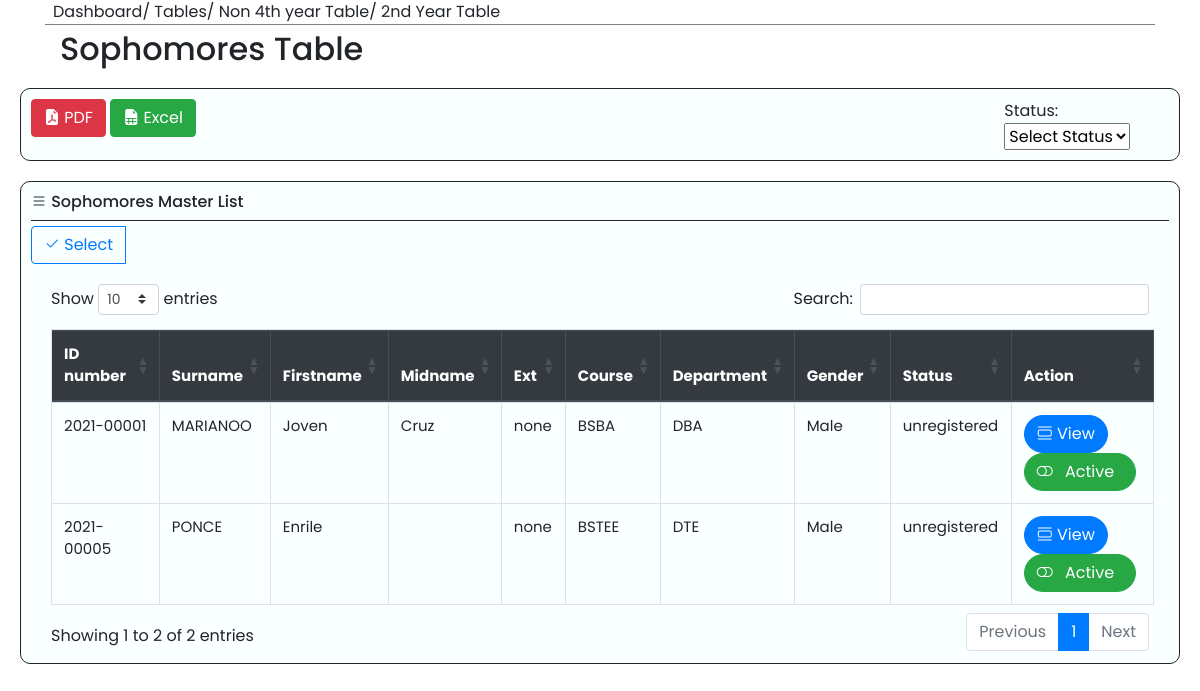
/user/table_yr.php?y_lvl=2 (signed in), run on the app's committed database.
### tables this page shows
CREATE TABLE `student_info` (
  `id` int(11) NOT NULL,
  `id_number` varchar(50) NOT NULL,
  `surname` varchar(200) NOT NULL,
  `firstname` varchar(200) NOT NULL,
  `midname` varchar(200) NOT NULL,
  `ext` varchar(50) NOT NULL,
  `contact_number` varchar(100) NOT NULL,
  `house_num` varchar(255) NOT NULL,
  `st_purok` varchar(255) NOT NULL,
  `brgy` varchar(255) NOT NULL,
  `city` varchar(255) NOT NULL,
  `birthday` date NOT NULL,
  `place_of_birth` varchar(255) NOT NULL,
  `gender` varchar(100) NOT NULL,
  `working` varchar(100) NOT NULL
);

CREATE TABLE `courses` (
  `id` int(11) NOT NULL,
  `dept_id` int(11) NOT NULL,
  `course_abb` varchar(50) NOT NULL,
  `course_name` varchar(255) NOT NULL
);

CREATE TABLE `program_dept` (
  `dept_id` int(11) NOT NULL,
  `department_name` varchar(255) NOT NULL,
  `dept_code` varchar(50) NOT NULL,
  `dept_head` varchar(255) NOT NULL
);

CREATE TABLE `student_data` (
  `id` int(11) NOT NULL,
  `id_number` varchar(50) NOT NULL,
  `year_lvl` varchar(50) NOT NULL,
  `course` varchar(100) NOT NULL,
  `program_dept` varchar(255) NOT NULL,
  `status` varchar(100) NOT NULL DEFAULT '0',
  `graduating` int(11) NOT NULL DEFAULT 0,
  `gradReason` varchar(255) NOT NULL,
  `archive` int(11) NOT NULL DEFAULT 0,
  `reg-date` timestamp NOT NULL DEFAULT current_timestamp() ON UPDATE current_timestamp(),
  `archive_year` varchar(10) NOT NULL,
  `reason` varchar(255) NOT NULL
);

### user/table_yr.php (the view, shortened to what this page needs)
<?php
include 'header.php';
?>
<?php
require 'dbcon.php';
?>
<?php
$i = 0;
if($_GET['y_lvl'] == 1){
  $head = 'Freshmens';
  $history = '1st Year';
}else if($_GET['y_lvl'] == 2){
  $head = 'Sophomores';
  $history = '2nd Year';
}else if($_GET['y_lvl'] == 3){
  $head = 'Juniors';
  $history = '3rd Year';
}else if($_GET['y_lvl'] == 4){
  $head = 'Seniors';
  $history = '4th Year';
}
$reg = '';
$reglink = '';
?>
<div class="container" >
  <div style="border-bottom: 1px solid grey; margin-bottom: 5px;" >
    <?php if($_GET['y_lvl'] != 4){ ?>
    <span class="p-2">Dashboard/ Tables/ Non 4th year Table/ <?=$history?> Table</span>
  <?php }else{ ?>
     <span class="p-2">Dashboard/ Tables/ <?=$history?> Table</span>
  <?php } ?>
  </div>
</div>
<div class="container">
    <div  class="col-md-12">
      <h2><?=$head?> Table</h2>
    </div>
</div>
<div style="border:1px solid; margin:20px; padding:10px; border-radius:10px; background-color:    hsl(180, 100%, 99%);" class="">
<div class="row">
    <div class="col-md-10">
      <a id='pdfBtn'  class="btn btn-danger"  data-toggle='modal' data-target='#pdfmodal'><i class="bi bi-file-earmark-pdf-fill"></i> PDF</a>
      <a id='excelBtn' href="excel_table_gen.php?y_lvl=<?=$_GET['y_lvl']?><?=$reglink?>" class="btn btn-success"><i class="bi bi-file-earmark-spreadsheet-fill"></i> Excel</a>
    </div>
    <div class="col-md-2">
      <span>Status: </span>
    <form id="submit_reg" action="table_yrRegistered.php" method='POST'>
      <select id="reg" name="reg">
        <option selected='' disabled=''><?php if(isset($_GET['reg'])){ echo ucfirst($_GET['reg']); }else echo 'Select Status';?></option>
      </select>
    </form>
    </div>
</div>
</div>
<div style="border:1px solid; margin:20px; padding:10px; border-radius:10px; background-color:    hsl(180, 100%, 99%);">
  <div style="border-bottom: 1px solid; margin-bottom: 5px">
      <h6><i class="bi bi-list"></i> <?=$head?> Master List</h6>
  </div>
  <div class="btn-group" id="btn-table">
    <button id="btn" class="btn btn-outline-primary"><i class="bi bi-check2"></i> Select</button>
  </div>
  <div class='' style="margin-right: 20px; margin-left: 20px; padding-top: 20px;">
    <form id="select" action="selected_st.php?y_lvl=<?=$_GET['y_lvl']?>" method="POST" target="_blank">
      <input type="hidden" name="grad" value="Graduating Student's Masterlist">
      <table style="font-size: 15px;" class=" table table-hover table-bordered horizontal-scrollable"  id="table">
        <?php
          $query = "SELECT `student_info`.`id` AS id, `student_info`.`id_number` AS id_number, `student_info`.`surname` AS surname, `student_info` .`firstname` AS firstname,`student_info`.`midname` AS midname, `student_info`.`ext` AS ext, `student_data`.`year_lvl` AS year_lvl, `courses`.`course_abb` AS course_abb, `program_dept`.dept_code AS dept_code, `student_info`.`gender` AS gender, `student_data`.`status` AS status, `email_accounts`.`active` AS active  FROM `student_info` LEFT JOIN student_data ON `student_info`.`id_number` = `student_data`.`id_number` INNER JOIN courses ON student_data.course = courses.id INNER JOIN program_dept ON student_data.program_dept = program_dept.dept_id INNER JOIN email_accounts ON email_accounts.id_number = student_info.id_number  WHERE student_data.year_lvl = '".$_GET['y_lvl']."' AND student_data.archive = '0' AND student_data.graduating = '0' $reg";
          $result = $conn->query($query);
                ?>
            <thead class="thead-dark">
                       <th>ID number</th>
                       <th>Surname</th>
                       <th>Firstname</th>
                       <th>Midname</th>
                       <th width="5%">Ext</th>
                       <th>Course</th>
                       <th>Department</th>
                       <th>Gender</th>
                       <th>Status</th>
                       <th>Action</th>
                    </thead>
               <?php
                while( $row = $result->fetch_assoc()):
                  ?>
                    <tr class="">
                        <td><input style="margin-right: 3px" id="checkbox<?=$i ?>" type="checkbox" name="id<?php echo $i; ?>" value="<?php echo  $row['id_number']?>"><?php echo $row['id_number']?></td>
                        <td><?php echo  $row['surname']?></td>
                        <td><?php echo  $row['firstname']?></td>
                        <td><?php echo  $row['midname']?></td>
                        <td><?php
                        if($row['ext']==''){
                          $ext = 'none';
                         }else{
                          $ext = $row['ext'];
                         }
                           echo  $ext;
                        ?></td>
                        <td><?php echo  $row['course_abb']?></td>
                        <td><?php echo  $row['dept_code']?></td>
                        <td><?php echo  $row['gender']?></td>
                        <td><?php echo  $row['status']?></td>
                        <td>
                        <button style="border-radius: 25px" type="button" class="btn btn-primary"  data-toggle="modal" data-target="#viewmodal<?php echo $row['id']; ?>"><i class="bi bi-view-list"></i> View</button><?php include "student_modalView.php"; ?>
                        <span id="<?=$row['id_number']?>">
                        <?php if($row['active'] == 1){
                        ?>
                        <span style="border-radius: 25px" class="btn btn-success" ><i class="bi bi-toggle-off"></i><span style="margin-left: 8px; margin-right: 9px"> Active</span></span>
                        <?php }else{ ?>
                        <span style="border-radius: 25px" class="btn btn-dark" ><i class="bi bi-toggle-on"></i> &nbsp;Inactive</span>
                      <?php } ?>
                        </span>
                        </td>
                    </tr>
              <?php
              $i++;
              endwhile;
               ?>
<?php
include 'footer.php';
 ?>

### user/css/nav.css (style rules this page uses)
* { margin: 0; padding: 0; box-sizing: border-box; font-family: "Poppins", sans-serif; }

### data on the page
student_info: id_number "2021-00001", surname "MARIANOO", firstname "Joven", midname "Cruz", ext "none", courses.course_abb "BSBA", program_dept.dept_code "DBA", gender "Male", student_data.status "unregistered"
student_info: id_number "2021-00005", surname "PONCE", firstname "Enrile", ext "none", courses.course_abb "BSTEE", program_dept.dept_code "DTE", gender "Male", student_data.status "unregistered"

### other printed values
$history "2nd Year"
$head "Sophomores"
